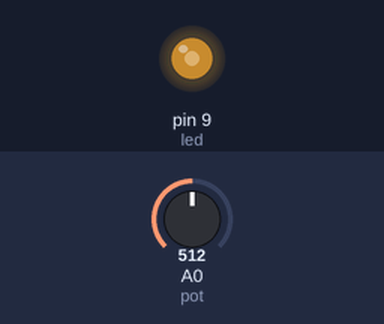
A sketch run on a simulated Arduino Uno, built with avr-gcc and run on an emulated ATmega328P. Parts: output pins drawn as LEDs (lit = HIGH). Inputs (shaded band) come from the test bench; at power-on: A0 (pot) = 512.

Above: at 1.2 s.
1.3 s: A0 (pot) set to 306
At 2.5 s:
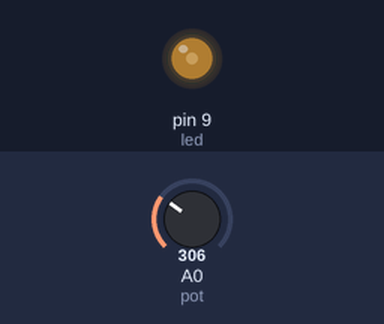
2.8 s: A0 (pot) set to 122
At 3.7 s:
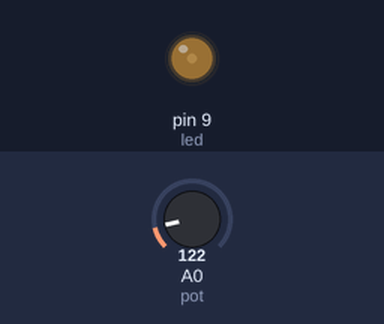
4.3 s: A0 (pot) set to 900
At 4.8 s:
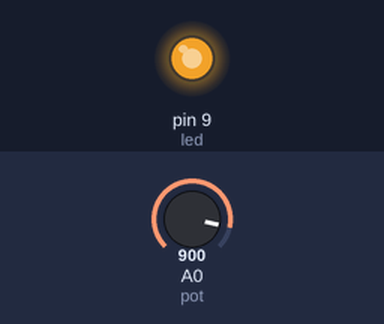
5.8 s: A0 (pot) set to 511
At 7.2 s:
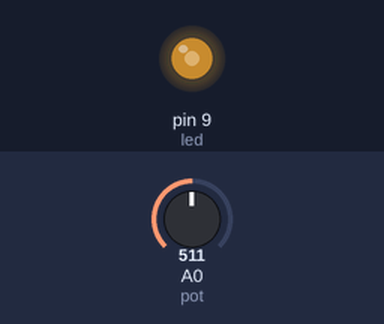
Timing chart, 0 to 8.3 s (numbered marks = the images above; inputs shaded):
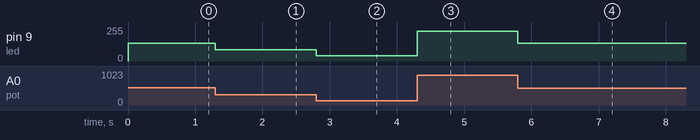

The sketch:

sketch_jan25a.ino
```cpp
int x;
#define pot A0
#define led 9
void setup() {

}
void loop() {
x=analogRead(pot);
x=map(x,0,1023,10,255);
analogWrite(led,x);


}
```

Measured:
- after the input at 1.3 s, pin 9 (led): 132/255 → 83/255 at once
- after the input at 2.8 s, pin 9 (led): 83/255 → 39/255 at once
- after the input at 4.3 s, pin 9 (led): 39/255 → 225/255 at once
- after the input at 5.8 s, pin 9 (led): 225/255 → 132/255 at once
